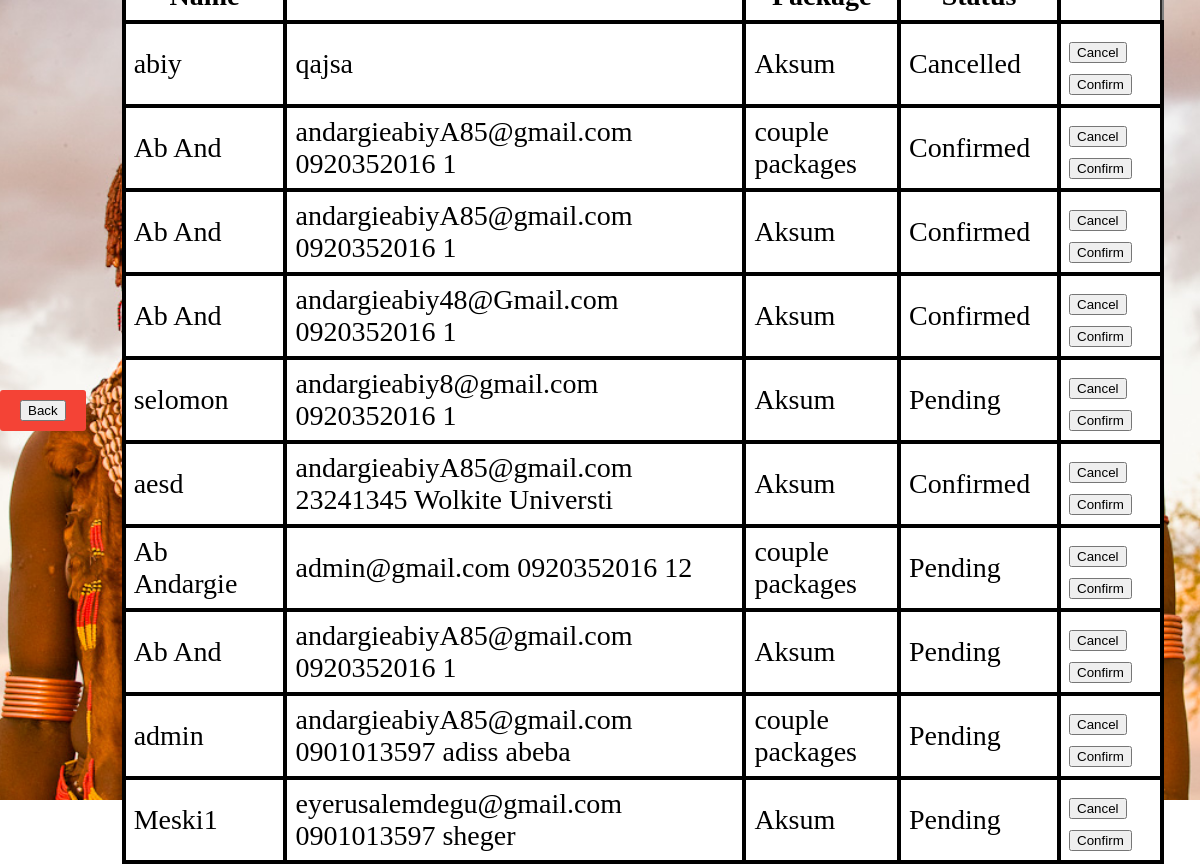
The page /viewBookings.php on the database its author committed.
### tables this page shows
CREATE TABLE `bookings` (
  `booking_id` int(11) NOT NULL,
  `customer_name` varchar(255) NOT NULL,
  `contact_details` varchar(255) NOT NULL,
  `location` varchar(255) NOT NULL,
  `guests` int(11) NOT NULL,
  `arrivals` date NOT NULL,
  `leaving` date NOT NULL,
  `booking_status` varchar(50) NOT NULL DEFAULT 'Pending',
  `package_id` int(11) NOT NULL
);

CREATE TABLE `packages` (
  `package_id` int(11) NOT NULL,
  `package_name` varchar(255) NOT NULL,
  `description` text NOT NULL,
  `price` decimal(10,2) NOT NULL,
  `duration` varchar(50) NOT NULL,
  `image_path` varchar(255) DEFAULT NULL
);

### viewBookings.php (the view, shortened to what this page needs)
<!DOCTYPE html>
<html lang="en">
<head>
    <link rel="stylesheet" href="css/admintable.css">
</head>
<body>
    <?php
    require("dbconnect.php");
    $sql = "SELECT
    b.booking_id,
    b.customer_name,
    b.contact_details,
    p.package_name AS selected_package,
    b.booking_status,
    b.package_id
FROM
    bookings b
JOIN
    packages p ON b.package_id = p.package_id";
    $result =mysqli_query($conn,$sql);
    ?>
    <div class="table-div">
        <div class="back">
        <button id="backButton">Back</button>
        </div>
    </div>
<table border="4" class="table" border-collapse="collapse">
    <tr>
        <th>Customer Name</th>
        <th>Contact Details</th>
        <th>Selected Package</th>
        <th>Booking Status</th>
    </tr>
    <?php
    if ($result->num_rows > 0) {
        while ($row = $result->fetch_assoc()) {
            echo "<tr>";
            echo "<td>" . $row["customer_name"] . "</td>";
            echo "<td>" . $row["contact_details"] . "</td>";
            echo "<td>" . $row["selected_package"] . "</td>";
            echo "<td>" . $row["booking_status"] . "</td>";
            echo "<td>
    <form method='post' action='cancelbooking.php' style='display:inline;' onsubmit='event.preventDefault(); confirmDelete(this);'>
        <input type='hidden' name='booking_id' value='" . $row["booking_id"] . "'>
        <input type='submit' value='Cancel'>
    </form>
    <form method='post' action='confirmBooking.php' style='display:inline;' onsubmit='event.preventDefault(); confirmDelete(this);'>
        <input type='hidden' name='booking_id' value='" . $row["booking_id"] . "'>
        <input type='submit' value='Confirm'>
    </form>
</td>";
            echo "</tr>";
        }
    } else {
        echo "<tr><td colspan='4'>No bookings found</td></tr>";
    }
    ?>
</table>

### css/admintable.css (style rules this page uses)
.table { width: auto; margin: 3%; border-collapse: collapse; background: white; }
td, th { border: 4px solid black; padding: 8px; color: black; font-size: 28px; }
body { display: flex; justify-content: center; align-items: center; height: 100vh; margin: 0; background: url(../images/girls.jfif) no-repeat; background-size: cover; background-position: center; background-repeat: no-repeat; }
form { display: flex; flex-direction: column; }
.back-button,.back { display: block; margin-top: 20px; padding: 10px 20px; background-color: #f44336; color: #e9dfdc; text-decoration: none; border-radius: 3px; text-align: center; }

### rows shown on the page
bookings: customer_name "abiy", contact_details "qajsa", package.package_name "Aksum", booking_status "Cancelled"
bookings: customer_name "Ab And", contact_details "andargieabiyA85@gmail.com 0920352016 1", package.package_name "couple packages", booking_status "Confirmed"
bookings: customer_name "Ab And", contact_details "andargieabiyA85@gmail.com 0920352016 1", package.package_name "Aksum", booking_status "Confirmed"
bookings: customer_name "Ab And", contact_details "andargieabiy48@Gmail.com 0920352016 1", package.package_name "Aksum", booking_status "Confirmed"
bookings: customer_name "selomon", contact_details "andargieabiy8@gmail.com 0920352016 1", package.package_name "Aksum", booking_status "Pending"
bookings: customer_name "aesd", contact_details "andargieabiyA85@gmail.com 23241345 Wolkite Universti", package.package_name "Aksum", booking_status "Confirmed"
bookings: customer_name "Ab Andargie", contact_details "admin@gmail.com 0920352016 12", package.package_name "couple packages", booking_status "Pending"
bookings: customer_name "Ab And", contact_details "andargieabiyA85@gmail.com 0920352016 1", package.package_name "Aksum", booking_status "Pending"
bookings: customer_name "admin", contact_details "andargieabiyA85@gmail.com 0901013597 adiss abeba", package.package_name "couple packages", booking_status "Pending"
bookings: customer_name "Meski1", contact_details "eyerusalemdegu@gmail.com 0901013597 sheger", package.package_name "Aksum", booking_status "Pending"
